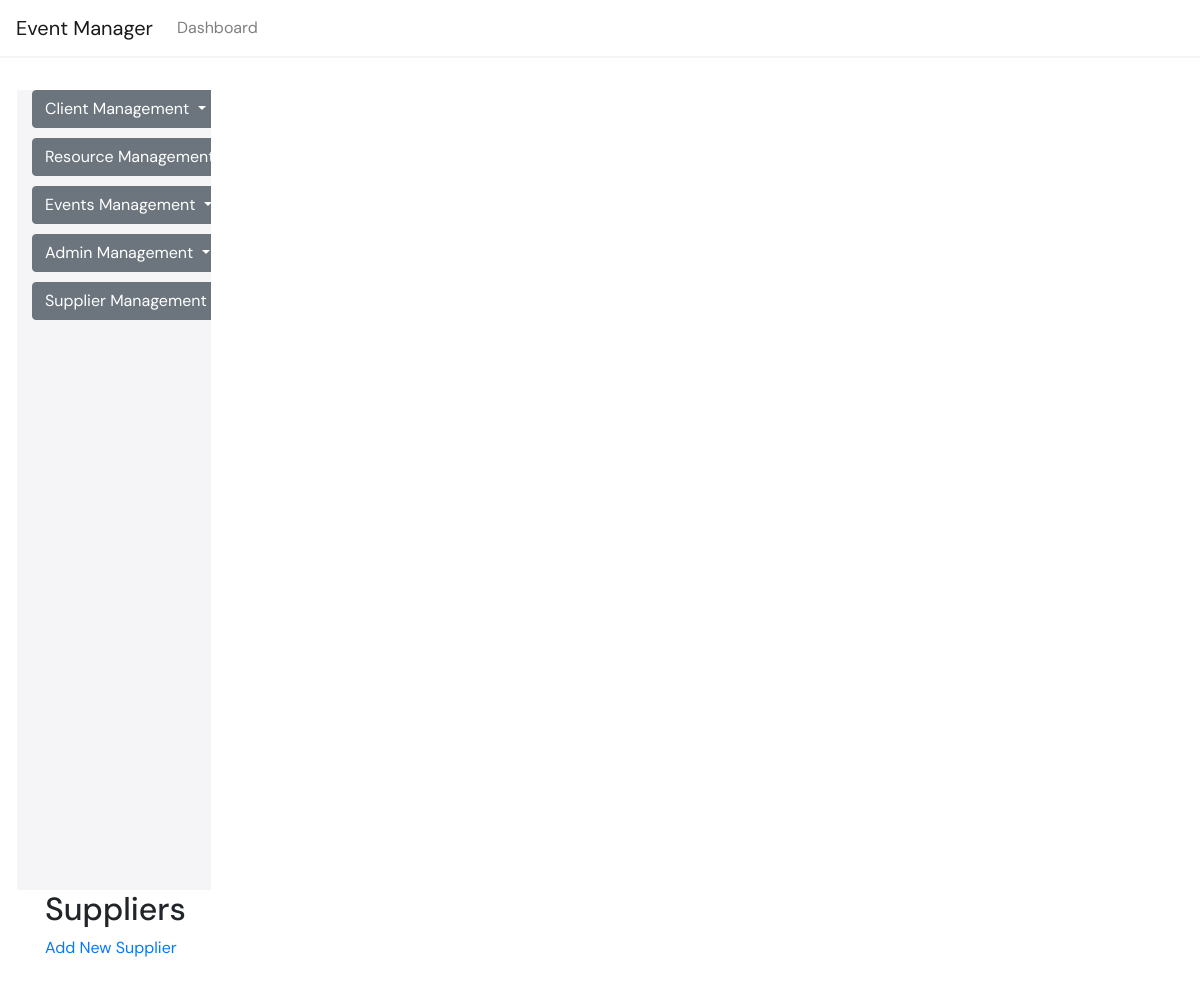
The app's page /suppliers/, older data.
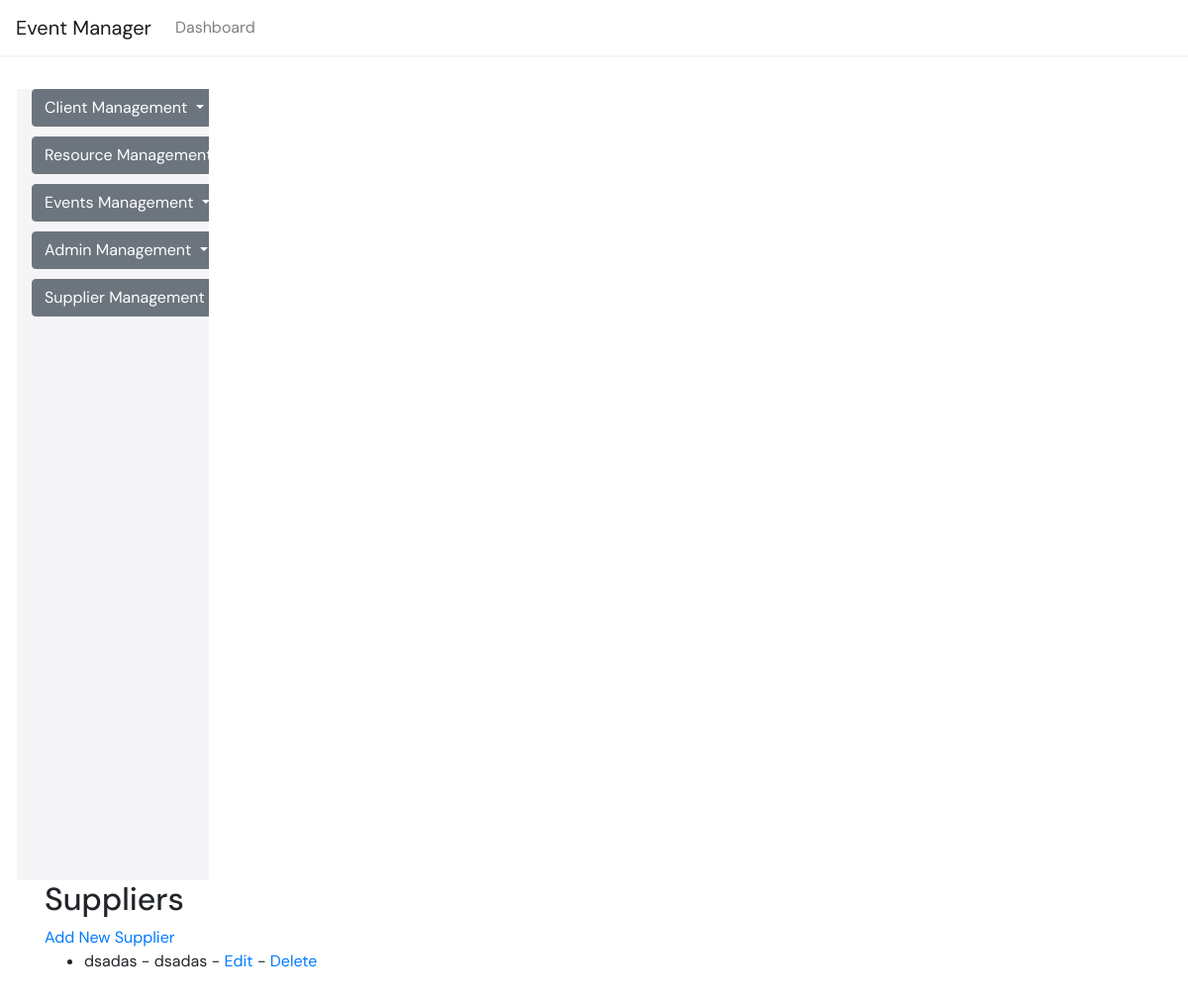
The same page, newer data.
### suppliers/models.py (models this page shows, shortened)
class Supplier(models.Model):
    name = models.CharField(max_length=255)
    contact_info = models.TextField()

### suppliers/views.py (the view)
# urls.py: path('', SupplierListView.as_view(), name='suppliers_list'),
class SupplierListView(ListView):
    model = Supplier
    context_object_name = 'suppliers'
    template_name = 'suppliers/supplier_list.html'

### event_manager/context_processors.py (called while the page is built)
def add_event_list_to_context(request):
    return {
        'events': Event.objects.all()
    }

### event_manager/templates/suppliers/supplier_list.html
{% extends 'base.html' %}
{% block content %}
<div class="container">
    <h2>Suppliers</h2>
    <a href="{% url 'suppliers:suppliers_add' %}">Add New Supplier</a>
    <ul>
        {% for supplier in suppliers %}
        <li>{{ supplier.name }} - {{ supplier.contact_info }} - <a href="{% url 'suppliers:edit' supplier.pk %}">Edit</a> - <a href="{% url 'suppliers:delete' supplier.pk %}">Delete</a></li>
        {% endfor %}
    </ul>
</div>
{% endblock %}

Row changes from the older to the newer data that the page shows:
added Supplier: name "dsadas", contact_info "dsadas"
